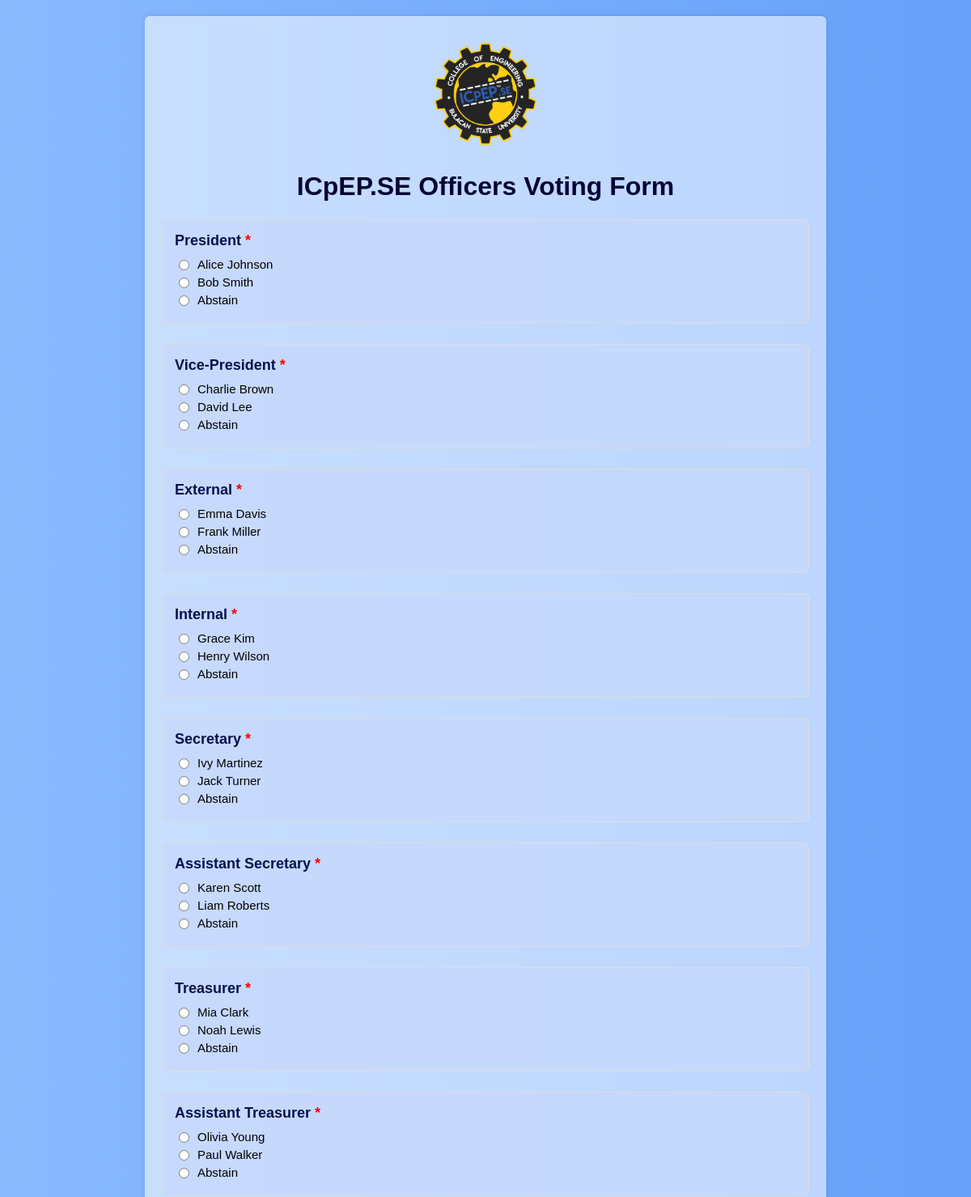
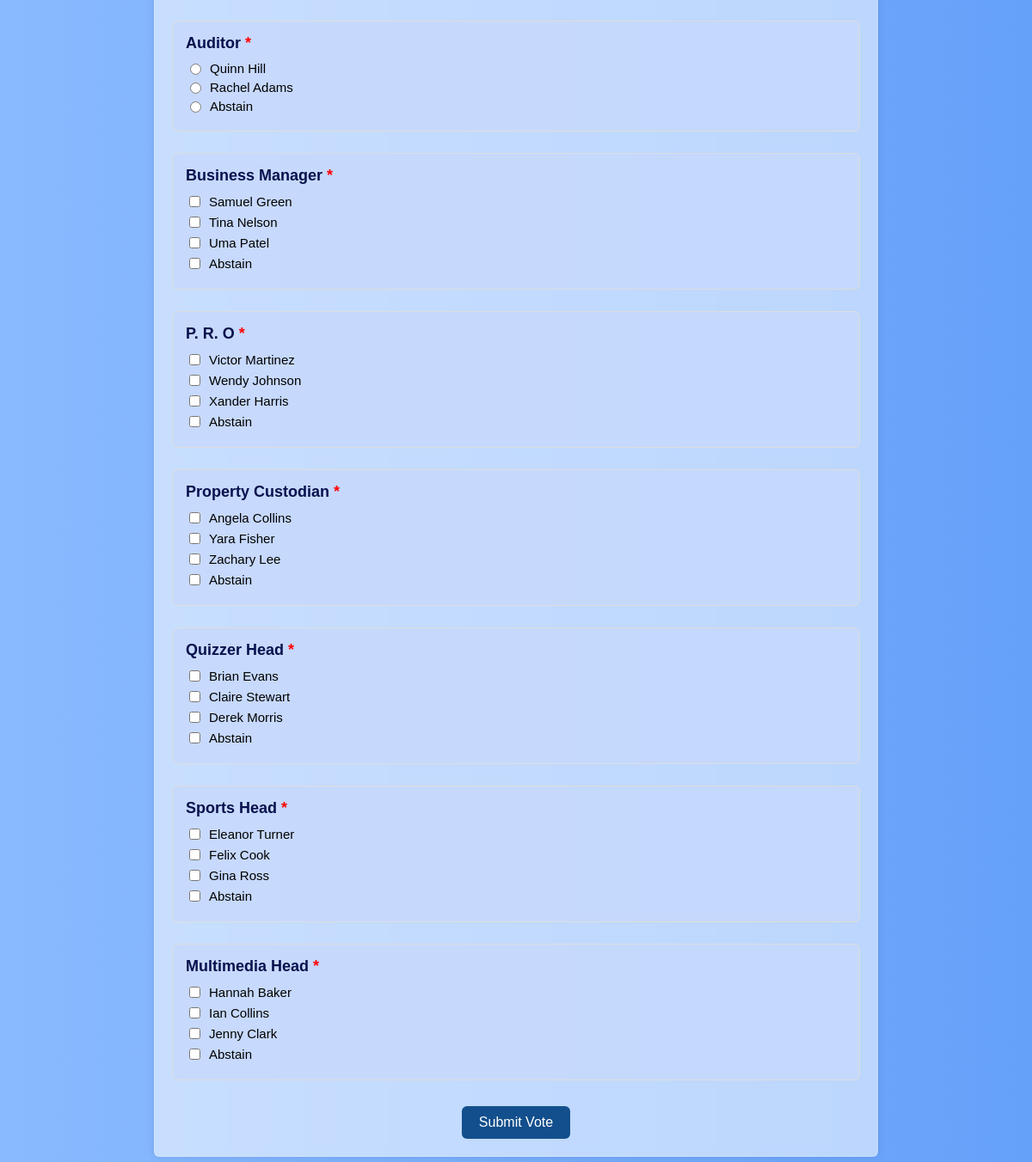
The app's page /MEMBERS/voting_form.php with its own data (2 pictures, top to bottom).
### tables this page shows
CREATE TABLE IF NOT EXISTS candidates (
    id INT AUTO_INCREMENT PRIMARY KEY,
    name VARCHAR(255) NOT NULL,
    position VARCHAR(255) NOT NULL,
    votes INT DEFAULT 0
);

### MEMBERS/voting_form.php (the view, shortened to what this page needs)
<?php
$conn = new mysqli("localhost", "root", "", "voting_db");
$multiVotePositions = [
    'Business Manager',
    'P. R. O',
    'Property Custodian',
    'Quizzer Head',
    'Sports Head',
    'Multimedia Head'
];
$sql = "SELECT * FROM candidates ORDER BY FIELD(position,
    'President', 'Vice-President', 'External', 'Internal', 'Secretary',
    'Assistant Secretary', 'Treasurer', 'Assistant Treasurer', 'Auditor',
    'Business Manager', 'P. R. O', 'Property Custodian', 'Quizzer Head',
    'Sports Head', 'Multimedia Head'), name";
$result = $conn->query($sql);
$candidatesByPosition = [];
while ($row = $result->fetch_assoc()) {
    $candidatesByPosition[$row['position']][] = $row;
}
?>
<!DOCTYPE html>
<html lang="en">
<head>
    <link rel="stylesheet" href="styleV.css">
</head>
<body>
<div class="container">
    <img src="logo.png" alt="" id="icon">
    <h1>ICpEP.SE Officers Voting Form</h1>
    <form method="POST" action="submit_vote.php" id="votingForm">
        <?php foreach ($candidatesByPosition as $position => $candidates): ?>
            <div class="position" data-position="<?= htmlspecialchars($position) ?>">
                <h2><?= htmlspecialchars($position) ?> <span style="color:red">*</span></h2>
                <?php foreach ($candidates as $candidate): ?>
                    <?php if (in_array($position, $multiVotePositions)): ?>
                        <label>
                            <input type="checkbox"
                                   name="<?= htmlspecialchars($position) ?>[]"
                                   value="<?= $candidate['id'] ?>"
                                   class="multi-choice"
                                   data-group="<?= htmlspecialchars($position) ?>">
                            <?= htmlspecialchars($candidate['name']) ?>
                        </label>
                    <?php else: ?>
                        <label>
                            <input type="radio"
                                   name="<?= htmlspecialchars($position) ?>"
                                   value="<?= $candidate['id'] ?>"
                                   required>
                            <?= htmlspecialchars($candidate['name']) ?>
                        </label>
                    <?php endif; ?>
                <?php endforeach; ?>
                <?php if (in_array($position, $multiVotePositions)): ?>
                    <label>
                        <input type="checkbox"
                               name="<?= htmlspecialchars($position) ?>[]"
                               value="abstain"
                               class="multi-choice"
                               data-group="<?= htmlspecialchars($position) ?>">
                        Abstain
                    </label>
                <?php else: ?>
                    <label>
                        <input type="radio"
                               name="<?= htmlspecialchars($position) ?>"
                               value="abstain"
                               required>
                        Abstain
                    </label>
                <?php endif; ?>
            </div>
        <?php endforeach; ?>
        <button type="submit">Submit Vote</button>
    </form>
</div>
</body>
</html>

### MEMBERS/styleV.css (style rules this page uses)
body { font-family: Arial, sans-serif; margin: 0; padding: 20px; background: linear-gradient(270deg, #080743, #1f6eee, #89baff); background-size: 600% 600%; animation: gradientMove 7s ease infinite; }
.container { background: rgba( 255, 255, 255, 0.55 ); box-shadow: 0 8px 32px 0 rgba( 31, 38, 135, 0.37 ); backdrop-filter: blur( 5px ); -webkit-backdrop-filter: blur( 5px ); border-radius: 10px; border: 1px solid rgba( 255, 255, 255, 0.18 ); }
form { margin-top: 20px; }
#icon { display: block; max-width: 150px; height: auto; margin: 0 auto 10px; }
.position { margin-bottom: 25px; background-color: rgba(199, 217, 253, 0.8); padding: 15px; border: 1px solid #ddd; border-radius: 6px; }
.position h2 { margin-top: 0; margin: 0 auto 10px; font-size: 18px; color: #07114d; margin-bottom: 10px; align-items: center; }
label { display: block; padding-left: 10px; margin-bottom: 8px; cursor: pointer; font-size: 15px; }
input[type="radio"], input[type="checkbox"] { margin-right: 10px; }
button[type="submit"] { display: block; margin: 30px auto 0; padding: 10px 20px; font-size: 16px; background-color: rgba(0, 64, 128, 0.9); color: white; border: none; border-radius: 6px; cursor: pointer; transition: background-color 0.3s ease; }
.container { padding: 20px; border-radius: 6px; max-width: 800px; margin: auto; box-shadow: 0 0 10px rgba(0,0,0,0.1); }
h1 { text-align: center; color: #050437; }
h2 { color: #031a32; }
label { display: flex; align-items: center; padding-left: 0; cursor: pointer; font-size: 15px; margin-bottom: 5px; }
input[type="radio"] { margin-right: 10px; }

### records on screen
candidates: name "Alice Johnson"
candidates: name "Bob Smith"
candidates: name "Charlie Brown"
candidates: name "David Lee"
candidates: name "Emma Davis"
candidates: name "Frank Miller"
candidates: name "Grace Kim"
candidates: name "Henry Wilson"
candidates: name "Ivy Martinez"
candidates: name "Jack Turner"
candidates: name "Karen Scott"
candidates: name "Liam Roberts"
candidates: name "Mia Clark"
candidates: name "Noah Lewis"
candidates: name "Olivia Young"
candidates: name "Paul Walker"
candidates: name "Quinn Hill"
candidates: name "Rachel Adams"
candidates: name "Samuel Green"
candidates: name "Tina Nelson"
candidates: name "Uma Patel"
candidates: name "Victor Martinez"
candidates: name "Wendy Johnson"
candidates: name "Xander Harris"
candidates: name "Angela Collins"
candidates: name "Yara Fisher"
candidates: name "Zachary Lee"
candidates: name "Brian Evans"
candidates: name "Claire Stewart"
candidates: name "Derek Morris"
candidates: name "Eleanor Turner"
candidates: name "Felix Cook"
candidates: name "Gina Ross"
candidates: name "Hannah Baker"
candidates: name "Ian Collins"
candidates: name "Jenny Clark"

### other values on screen
$position "President"
$position "Vice-President"
$position "External"
$position "Internal"
$position "Secretary"
$position "Assistant Secretary"
$position "Treasurer"
$position "Assistant Treasurer"
$position "Auditor"
$position "Business Manager"
$position "P. R. O"
$position "Property Custodian"
$position "Quizzer Head"
$position "Sports Head"
$position "Multimedia Head"
